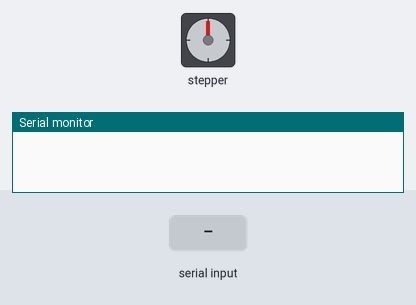
The sketch below on a simulated Arduino Uno, built with avr-gcc and run on an emulated ATmega328P. On the bench: stepper motor, the last lines printed to the serial monitor. The test bench sets the inputs (shaded band). Stepper angles assume 200 steps per turn.

Above: at 1.2 s.
1.3 s: "f" received over Serial
At 1.45 s:
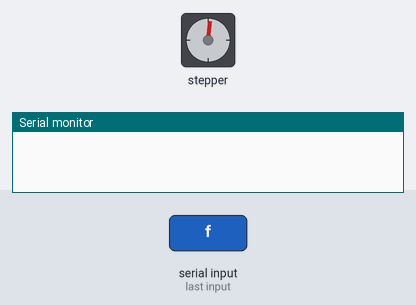
At 2.05 s:
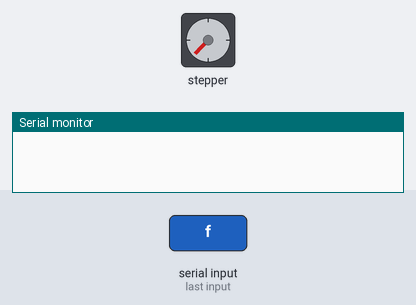
3.7 s: "r" received over Serial
At 3.85 s:
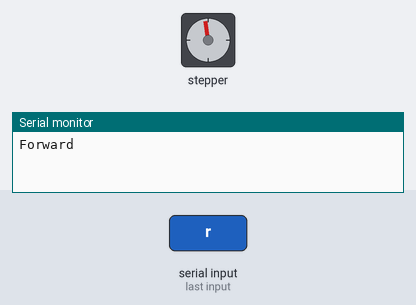
Timing chart, 0 to 6.7 s (numbered marks = the images above; inputs shaded):
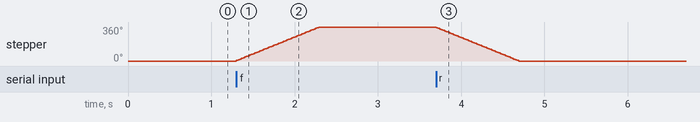

Measured:
- after the input at 1.3 s, stepper: turns 360° clockwise in 0.99 s, starting at once
- after the input at 3.7 s, stepper: turns 360° counter-clockwise in 0.99 s, starting at once

The sketch:

stepper.ino
```cpp
/*
 Stepper Motor Control - one revolution

 This program drives a unipolar or bipolar stepper motor.
 The motor is attached to digital pins 8 - 11 of the Arduino.

 The motor should revolve one revolution in one direction, then
 one revolution in the other direction.


 Created 11 Mar. 2007
 Modified 30 Nov. 2009
 by Tom Igoe

 */

#include <Stepper.h>

const int stepsPerRevolution = 200;  // change this to fit the number of steps per revolution
                                     // for your motor

// initialize the stepper library on pins 8 through 11:
Stepper myStepper(stepsPerRevolution, 17,16);
char inChar;
void setup() {
  // set the speed at 60 rpm:
  myStepper.setSpeed(60);
  // initialize the serial port:
 Serial.begin(9600);
}
// myStepper.step(stepsPerRevolution);
//myStepper.setSpeed(motorSpeed);
void loop() {

  if(Serial.available()>0){
    inChar = Serial.read();
    if(inChar =='f'){
        myStepper.step(stepsPerRevolution);
        Serial.println("Forward");
    }
     else if (inChar == 'r'){
         myStepper.step(-stepsPerRevolution);
     }
  }
}
```
